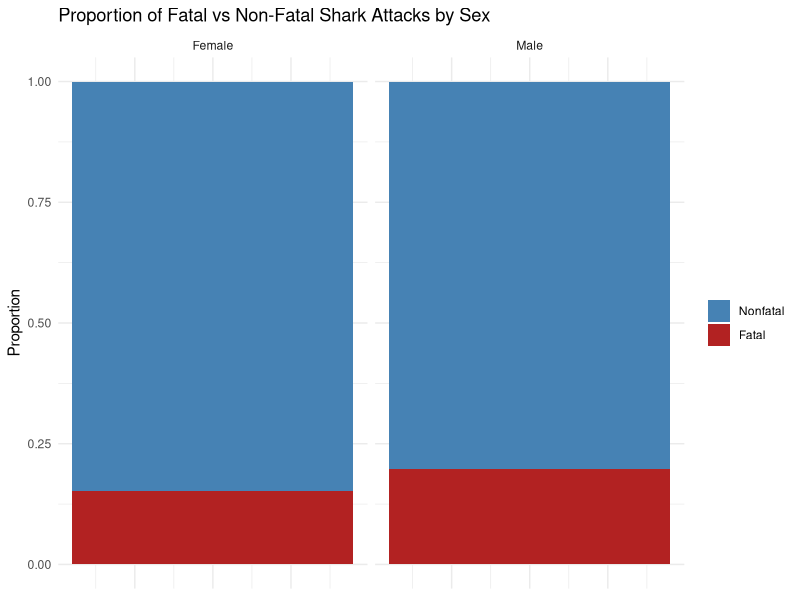
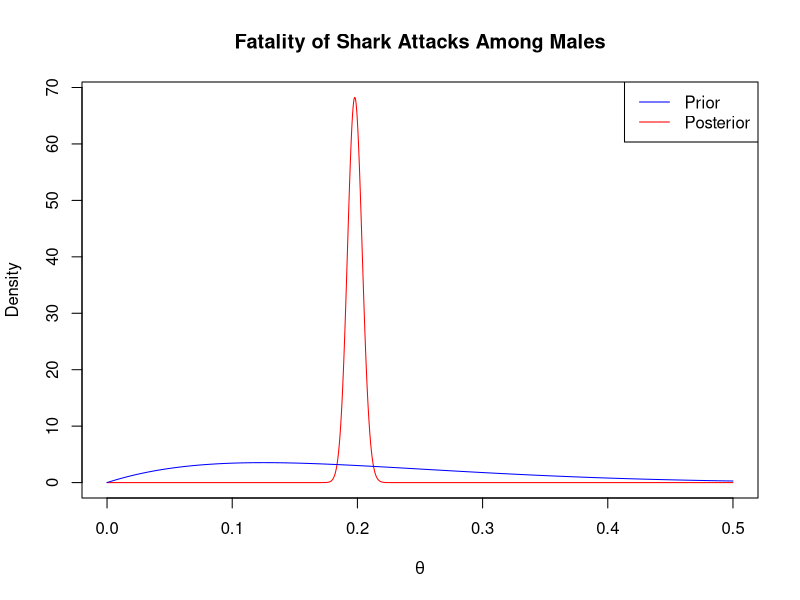
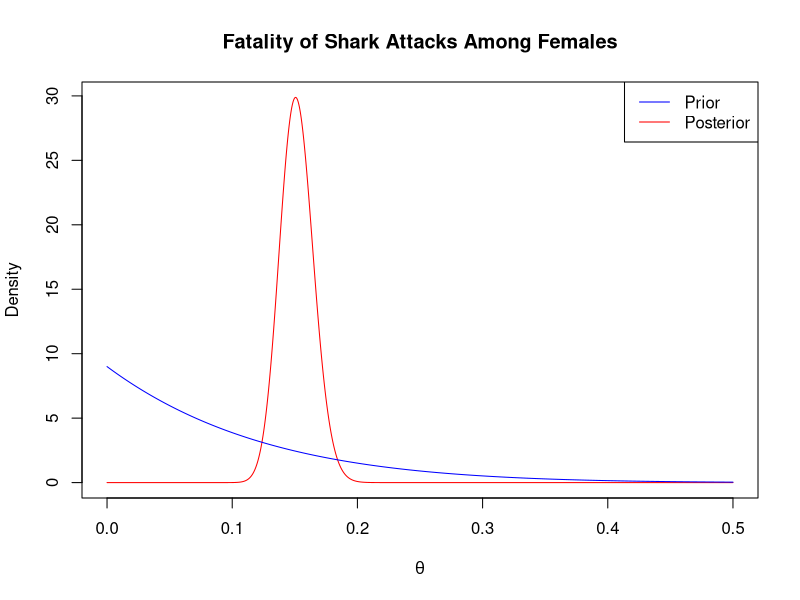
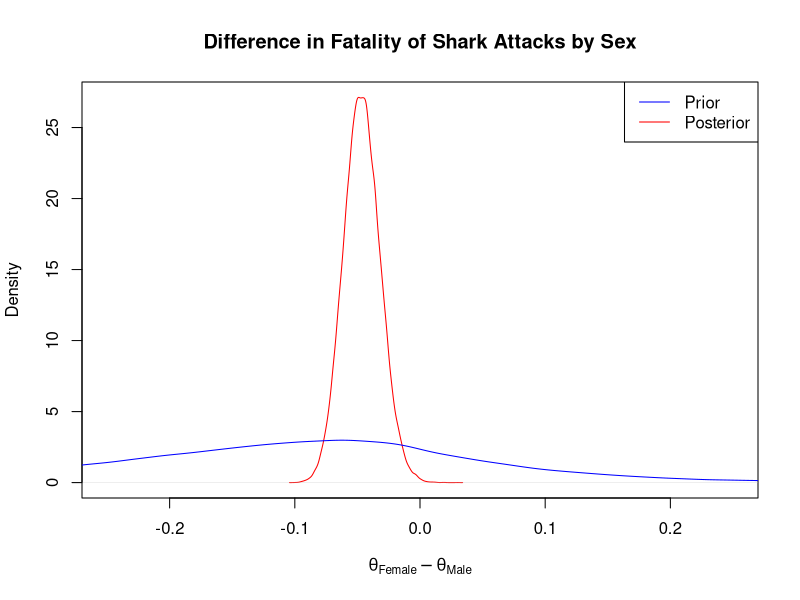

Write the R code that produced these figures, in order.
## ---- chunk 1
#| label: setup
#| include: false

library(tidyverse)
library(readxl)

set.seed(2025)

sharks <- read_excel("sharks.xlsx") %>% 
  select(1:14) %>%
  rename(Fatal = 'Fatal Y/N') %>% 
  mutate(Year = as.numeric(Year),
         Sex = case_when(
           str_detect(tolower(Sex), "m") ~ "Male",
           str_detect(tolower(Sex), "f") ~ "Female",
           TRUE ~ NA_character_),
         Fatal = case_when(
           str_detect(tolower(Fatal), "n") ~ "No",
           str_detect(tolower(Fatal), "y") ~ "Yes",
           TRUE ~ NA_character_)) %>% 
  filter(Year > 1900) %>% 
  select(Year, Sex, Fatal)
## ---- chunk 2
sharks %>% 
  filter(!is.na(Fatal)) %>% 
  filter(!is.na(Sex)) %>% 
  group_by(Sex) %>% 
  count(Fatal) %>% 
  mutate(prop = n / sum(n)) %>% 
  ggplot(aes(x = 1, y = prop, fill = Fatal)) +
  geom_col() +
  facet_wrap(~Sex) +
  scale_fill_manual(values = c("Yes" = 'firebrick', "No" = "steelblue"),
                    labels = c("Yes" = "Fatal", "No" = "Nonfatal")) +
  labs(title = "Proportion of Fatal vs Non-Fatal Shark Attacks by Sex",
       x = NULL,
       y = "Proportion",
       fill = NULL) +
  theme_minimal() +
  theme(axis.text.x = element_blank(),
        axis.ticks.x = element_blank())
## ---- chunk 3
a_male <- 2
b_male <- 8
a_star_male <- nrow(sharks %>% filter(Sex == 'Male') %>% filter(Fatal == "Yes")) + a_male
b_star_male <- nrow(sharks %>% filter(Sex == 'Male') %>% filter(Fatal == "No")) + b_male

theta <- seq(0,.5,by = .0001)
plot(theta, dbeta(theta, a_star_male, b_star_male), type='l', col="red",
     xlab=expression(theta), ylab="Density", 
     main="Fatality of Shark Attacks Among Males")
lines(theta, dbeta(theta, a_male, b_male), col="blue")
legend("topright", legend = c("Prior", "Posterior"),
       col = c("blue", "red"), lty = 1)
## ---- chunk 4
a_female <- 1
b_female <- 9
a_star_female <- nrow(sharks %>% filter(Sex == 'Female') %>% filter(Fatal == "Yes")) + a_female
b_star_female <- nrow(sharks %>% filter(Sex == 'Female') %>% filter(Fatal == "No")) + b_female

theta <- seq(0,.5,by = .0001)
plot(theta, dbeta(theta, a_star_female, b_star_female), type='l', col="red",
     xlab=expression(theta), ylab="Density", 
     main="Fatality of Shark Attacks Among Females")
lines(theta, dbeta(theta, a_female, b_female), col="blue")
legend("topright", legend = c("Prior", "Posterior"),
       col = c("blue", "red"), lty = 1)
## ---- chunk 5
diff_prior <- rbeta(100000, a_female, b_female) - rbeta(100000, a_male, b_male)
diff_post <- rbeta(100000, a_star_female, b_star_female) - rbeta(100000, a_star_male, b_star_male)

plot(density(diff_post), xlab=expression(theta[Female]-theta[Male]),
     main="Difference in Fatality of Shark Attacks by Sex",
     col="red", xlim=c(-.25, .25))
lines(density(diff_prior), col="blue")
legend("topright", legend = c("Prior", "Posterior"),
       col = c("blue", "red"), lty = 1)
